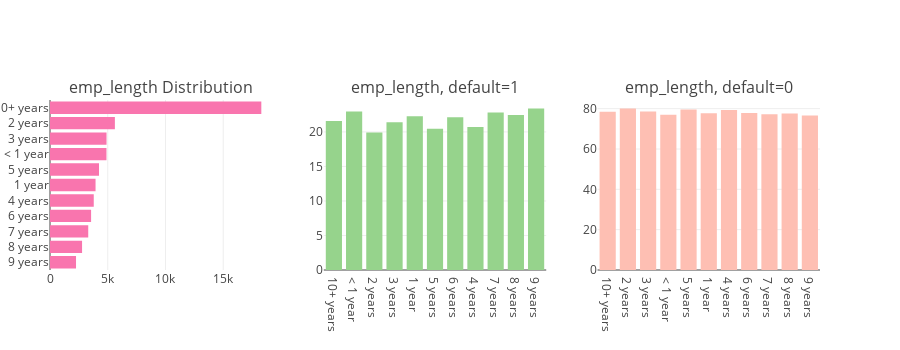

The code cell stored with this chart in its notebook:
### Code cell
tr0 = bar_hor(app_train, "emp_length", "Distribution of emp_length Variable" ,"#f975ae", w=700, lm=100, return_trace= True)
tr1, tr2 = gp('emp_length', 'Distribution of Default with emp_length')

fig = tools.make_subplots(rows=1, cols=3, print_grid=False, subplot_titles = ["emp_length Distribution" , "emp_length, default=1" ,"emp_length, default=0"])
fig.append_trace(tr0, 1, 1);
fig.append_trace(tr1, 1, 2);
fig.append_trace(tr2, 1, 3);
fig['layout'].update(height=350, showlegend=False, margin=dict(l=50));
iplot(fig);

### Figure 1 — Plotly figure (JSON) as saved in the notebook; plotly's stock layout.template omitted (floating-point values rounded to 4 significant figures)
{"data": [{"marker": {"color": "#f975ae"}, "orientation": "h", "type": "bar", "uid": "d599b9e8-d1b6-11e8-acb7-7440bb220e36", "x": [2253, 2777, 3311, 3558, 3788, 3944, 4243, 4890, 4895, 5618, 18298], "xaxis": "x", "y": ["9 years", "8 years", "7 years", "6 years", "4 years", "1 year", "5 years", "< 1 year", "3 years", "2 years", "10+ years"], "yaxis": "y"}, {"marker": {"color": "#96D38C"}, "name": "default : 1", "type": "bar", "uid": "d59c1c14-d1b6-11e8-ae18-7440bb220e36", "x": ["10+ years", "< 1 year", "2 years", "3 years", "1 year", "5 years", "6 years", "4 years", "7 years", "8 years", "9 years"], "xaxis": "x2", "y": [21.57, 22.97, 19.92, 21.39, 22.26, 20.46, 22.12, 20.72, 22.8, 22.43, 23.39], "yaxis": "y2"}, {"marker": {"color": "#FEBFB3"}, "name": "default : 0", "type": "bar", "uid": "d59c1c15-d1b6-11e8-af0e-7440bb220e36", "x": ["10+ years", "2 years", "3 years", "< 1 year", "5 years", "1 year", "4 years", "6 years", "7 years", "8 years", "9 years"], "xaxis": "x3", "y": [78.43, 80.08, 78.61, 77.03, 79.54, 77.74, 79.28, 77.88, 77.2, 77.57, 76.61], "yaxis": "y3"}], "layout": {"annotations": [{"font": {"size": 16}, "showarrow": false, "text": "emp_length Distribution", "x": 0.1444, "xanchor": "center", "xref": "paper", "y": 1, "yanchor": "bottom", "yref": "paper"}, {"font": {"size": 16}, "showarrow": false, "text": "emp_length, default=1", "x": 0.5, "xanchor": "center", "xref": "paper", "y": 1, "yanchor": "bottom", "yref": "paper"}, {"font": {"size": 16}, "showarrow": false, "text": "emp_length, default=0", "x": 0.8556, "xanchor": "center", "xref": "paper", "y": 1, "yanchor": "bottom", "yref": "paper"}], "height": 350, "margin": {"l": 50}, "showlegend": false, "xaxis": {"anchor": "y", "domain": [0, 0.2889]}, "xaxis2": {"anchor": "y2", "domain": [0.3556, 0.6444]}, "xaxis3": {"anchor": "y3", "domain": [0.7111, 1]}, "yaxis": {"anchor": "x", "domain": [0, 1]}, "yaxis2": {"anchor": "x2", "domain": [0, 1]}, "yaxis3": {"anchor": "x3", "domain": [0, 1]}}}
